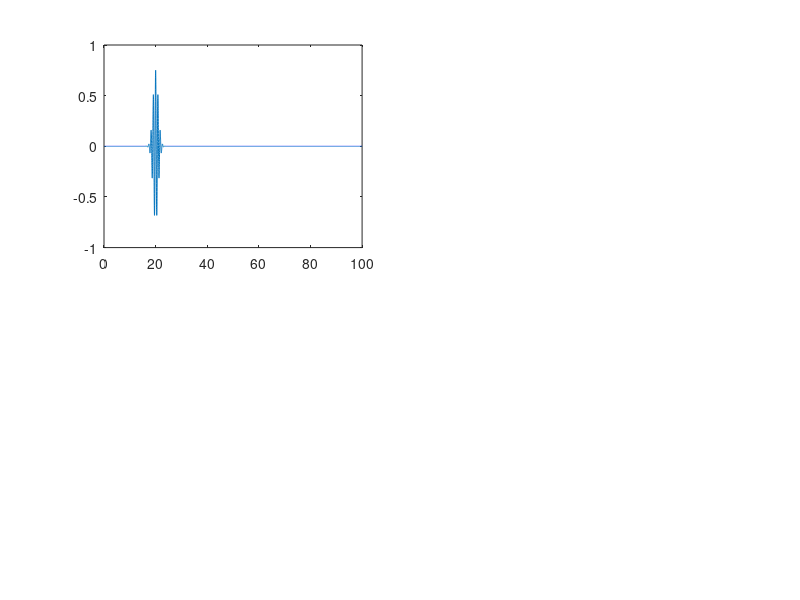

Write the MATLAB code that produced this figure. (Note: this script raises an error after producing the figure.)
% ======================================================================================================================================
%%%%%%%%%% Preamble %%%%%%%%%%
% ======================================================================================================================================

% Part Ic - Free Particle Gaussian Wave Packet Incident on a Potential Barrier Simulation
% Wave packet propagation is performed using the split operator method

% Author: Max L Butterworth
% MSc in Theoretical and Computational Chemistry Project
% University of Oxford

% ======================================================================================================================================
%%%%%%%%%% Define constants and variables %%%%%%%%%%
% ======================================================================================================================================

% Natural units adopted throughout
L = 100; % Length of the 1D box
m = 1; % Mass of electron
h = 1; % Planck's constant
hbar = 1; % Definition of h bar
N_steps = 10001; % Number of discretisation points

wp_energy = 25; % Set the wave packet energy
barrier_energy = 0.1*wp_energy; % Set the magnitude of the potential barrier height
barrier_width = 100; % Set the barrier width in units of dx

x0 = 20; % Set the starting position of wave packet on the x-axis
k0 = sqrt((wp_energy * 2 * m)/(hbar^2)); % Calculate the wavenumber from wp_energy; k = 0 gives a stationary Gaussian wave packet
sigma = L/100; % Set the initial width of the wave packet

include_elapsed_time = false; % Define a variable to show elapsed time on figure or not

save_figures = false; % Define a variable to save figures at various points in the simulation or not

% ======================================================================================================================================
%%%%%%%%%% Discretise the spatial domain, x; time domain, t; and k-space domain, k %%%%%%%%%%
% ======================================================================================================================================

x = linspace(0, L, N_steps); % Define the x-domain
dx = x(2) - x(1); % Calculate the spatial step size

dk = (2 * pi)/L; % Define spacing in k-space

if rem(N_steps, 2) == 0 % Define k-space grid if N_steps is even
    k = dk * (-(N_steps/2):((N_steps/2)-1)).';

else % Define k-space grid if N_steps is odd
    k = dk * (-((N_steps-1)/2):((N_steps-1)/2)).';

end

dt = 1e-2; % Define the time step size
N_t = 1000; % Define the number of time steps to simulate

% ======================================================================================================================================
%%%%%%%%%% Construct the Hamiltonian using the finite difference method %%%%%%%%%%
% ======================================================================================================================================

% Construct the Hamiltonian inside the infinite potential well
laplacian = (1/dx^2) * spdiags([1, -2, 1], -1:1, N_steps, N_steps); % Define the Laplacian operator

if rem(barrier_width, 2) == 0 % If the barrier width is even

    lower_index = (N_steps - barrier_width + 1)/2; % Lower x-index for which the potential barrier starts
    upper_index = (N_steps - barrier_width - 1)/2; % Upper x-index for which the potential barrier ends

    % Define the potential energy accross the x-domain; potential step at halfway accross domain
    V_vector = [zeros(lower_index, 1); repmat(barrier_energy, barrier_width, 1); zeros(upper_index, 1)];

else

    lower_index = (N_steps - barrier_width)/2; % Lower x-index for which the potential barrier starts
    upper_index = (N_steps - barrier_width)/2; % Upper x-index for which the potential barrier ends

    % Define the potential energy accross the x-domain; potential step at halfway accross domain
    V_vector = [zeros(lower_index, 1); repmat(barrier_energy, barrier_width, 1); zeros(upper_index, 1)];

end

V_matrix = diag(V_vector); % Define a diagonal potential matrix

H = (-((hbar^2)/(2*m)) * laplacian) + V_matrix; % Define the Hamiltonian operator

% ======================================================================================================================================
%%%%%%%%%% Generate an initial wave packet by applying the inverse Fourier transform to a Gaussian %%%%%%%%%%
% ======================================================================================================================================

a_0 = 1; % Prefactor for the Gaussian distribution
phase = 0; % Define the phase term in the Gaussian distribution
phase_coeff = 0; % Define the coefficients of the components of the phase term

% Construct the Gaussian phase term in k-space
for index = 1:length(phase_coeff)
    phase = phase + (phase_coeff(index) * (k - k0).^(index - 1));
end

a_k = a_0 * exp((-(1/(2 * sigma^2)) * (k - k0).^2) + (1i * phase)); % Construct the whole Gaussian distribution in k-space
psi0 = ifft(ifftshift(a_k .* exp(-1i * k * x0))); % Initial Gaussian wave packet in real space

psi0_norm = psi0/sqrt(trapz(x, abs(psi0).^2)); % Normalise the initial Gaussian wave packet

% ======================================================================================================================================
%%%%%%%%%% Implement the Crank-Nicolson method to evolve the wavefunction and calculate probability current %%%%%%%%%%
% ======================================================================================================================================

% Define kinetic and potential operators
p = hbar * k; % Calcualte the momentum at each point in k-space

T_op = exp(-(1i * (p.^2) * dt)/(2 * m * hbar)); % Kinetic energy operator (full time step)
V_op = exp(-(1i * V_vector * dt)/(2 * hbar)); % Potential energy operator (half time step)

% Initialise arrays to store fluxes and a first derivative operator to calculate the fluxes
J = zeros(N_steps, N_t); % Array to store probability currents
first_deriv = spdiags([-1, 1], 0:1, N_steps, N_steps)/dx; % A matrix to calculte the first derivative using the finite difference method

% Set up the wave packet for propagation
psi = psi0_norm(1:N_steps); % Set the initial value of the wave packet
psi_t = zeros(N_steps, N_t); % Initialise an array to store the wave packet as it evolves in time
psi_t(:, 1) = psi; % Store the initial wave packet in the time evolution array

% Propagate the wave packet
for t = 2:N_t
    psi = V_op .* psi; % Operate a half time step in real space
    psi_k = fftshift(fft(psi)); % Fourier transform the wave packet into k-space
    psi_k = T_op .* psi_k; % Operate a full time step in k-space
    psi = ifft(ifftshift(psi_k)); % Inverse Fourier transform into real space
    psi = V_op .* psi; % Operate a half time step in real space

    psi = psi/sqrt(trapz(x, abs(psi).^2)); % Normalise the time-evolved wave packet

    psi_t(:, t) = psi; % Store the time-evolved wave packet in the time evolution array
    J(:, t) = -((1i * hbar)/(2 * m)) * ((conj(psi) .* (first_deriv * psi)) - ((first_deriv * conj(psi)) .* psi)); % Calculate probability current at each point along x
end

% ======================================================================================================================================
%%%%%%%%%% Plot the time evolution of the wave packet probability density %%%%%%%%%%
% ======================================================================================================================================

figure; % Generate a figure

subplot(2, 2, 1) % Top left subfigure
real_wavefunction = plot(x, real(psi_t(:, 1))); % Plot the real wavefunction
rectangle('Position', [x(lower_index), min(real(psi_t(:))), (barrier_width * dx), ...
         (abs(min(real(psi_t(:)))) + max(real(psi_t(:))))], EdgeColor='red', LineWidth=2) % Illustrate the barrier on the plot

xlabel('$x$', 'Interpreter','latex'); % Label the x-axis
ylabel('$\mathrm{Re}(\psi(x, t))$', 'Interpreter','latex'); % Label the y-axis
xlim([min(x) max(x)]) % Set the y-limits for convenience
ylim([min(real(psi_t(:))) max(real(psi_t(:)))]); % Set the y-limits foe convenience
title('Real Component of the Wavefunction') % Add a title
grid on; % Add a grid to the plot

subplot(2, 2, 2) % Top right subfigure
imag_wavefunction = plot(x, imag(psi_t(:, 1))); % Plot the imaginary wavefunction
rectangle('Position', [x(lower_index), min(imag(psi_t(:))), (barrier_width * dx), ...
         (abs(min(imag(psi_t(:)))) + max(imag(psi_t(:))))], EdgeColor='red', LineWidth=2) % Illustrate the barrier on the plot

xlabel('$x$', 'Interpreter','latex'); % Label the x-axis
ylabel('$\mathrm{Im}(\psi(x, t))$', 'Interpreter','latex'); % Label the y-axis
xlim([min(x) max(x)]) % Set the y-limits for convenience
ylim([min(imag(psi_t(:))) max(imag(psi_t(:)))]); % Set the y-limits for convenience
title('Imaginary Component of the Wavefunction') % Add a title
grid on; % Add a grid to the plot

subplot(2, 2, 3) % Bottom left subfigure
prob_density = plot(x, abs(psi_t(:, 1)).^2); % Plot the initial probability density
rectangle('Position', [x(lower_index), min(abs(psi_t(:)).^2), (barrier_width * dx), ...
         (abs(min(abs(psi_t(:)).^2)) + max(abs(psi_t(:)).^2))], EdgeColor='red', LineWidth=2) % Illustrate the barrier on the plot

xlabel('$x$', 'Interpreter','latex'); % Label the x-axis
ylabel('$|\psi(x, t)|^2$', 'Interpreter','latex'); % Label the y-axis
xlim([min(x) max(x)]) % Set the y-limits for convenience
ylim([min(abs(psi_t(:)).^2) max(abs(psi_t(:)).^2)]); % Set the y-limits for convenience
title('Probability Density') % Add a title
grid on; % Add a grid to the plot

subplot(2, 2, 4) % Bottom right subfigure
flux_plot = plot(x, J(:, 1)); % Plot the initial probability current
rectangle('Position', [x(lower_index), min(J(:)), (barrier_width * dx), ...
         (abs(min(J(:))) + max(J(:)))], EdgeColor='red', LineWidth=2) % Illustrate the barrier on the plot

xlabel('$x$', 'Interpreter', 'latex'); % Label the x-axis
ylabel('$J(x, t)$', 'Interpreter', 'latex'); % Label the y-axis
ylim([min(J(:)) max(J(:))]); % Set the y-limits for convenience
title('Probability Current') % Add a title
grid on; % Add a grid to the plot

% Animate the figures

for n = 1:N_t % Loop over all timesteps
    set(real_wavefunction, 'YData', real(psi_t(:, n))) % Update the real part of the wavefunction
    set(imag_wavefunction, 'YData', imag(psi_t(:, n))) % Update the imaginary part of the wavefunction
    set(prob_density, 'YData', abs(psi_t(:, n)).^2); % Update the probability density
    set(flux_plot, 'YData', J(:, n)); % Update the probability density
    pause(0.05); % Pause to create an animation effect
    drawnow; % Update the relevant figures
end